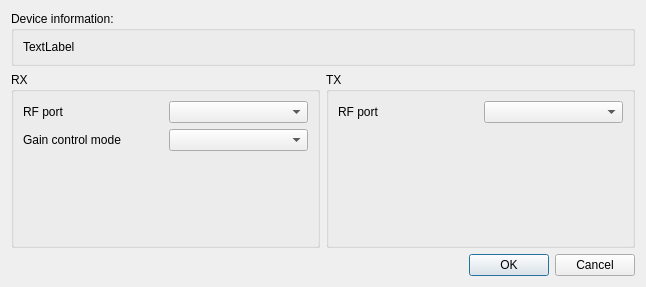
<?xml version="1.0" encoding="UTF-8"?>
<ui version="4.0">
 <class>lime_sdr</class>
 <widget class="QDialog" name="lime_sdr">
  <property name="geometry">
   <rect>
    <x>0</x>
    <y>0</y>
    <width>646</width>
    <height>287</height>
   </rect>
  </property>
  <property name="windowTitle">
   <string>Dialog</string>
  </property>
  <layout class="QGridLayout" name="gridLayout">
   <item row="0" column="0" colspan="2">
    <widget class="QGroupBox" name="groupBox_info">
     <property name="locale">
      <locale language="English" country="UnitedStates"/>
     </property>
     <property name="title">
      <string>Device information:</string>
     </property>
     <layout class="QGridLayout" name="gridLayout_2">
      <item row="0" column="0">
       <widget class="QLabel" name="label_info">
        <property name="text">
         <string>TextLabel</string>
        </property>
       </widget>
      </item>
     </layout>
    </widget>
   </item>
   <item row="1" column="0">
    <widget class="QGroupBox" name="groupBox_input">
     <property name="title">
      <string>RX</string>
     </property>
     <layout class="QGridLayout" name="gridLayout_3">
      <item row="0" column="1">
       <widget class="QComboBox" name="comboBox_rx_rf_port">
        <property name="editable">
         <bool>false</bool>
        </property>
        <property name="maxVisibleItems">
         <number>14</number>
        </property>
       </widget>
      </item>
      <item row="1" column="0">
       <widget class="QLabel" name="label_rx_gain_control_mode">
        <property name="text">
         <string>Gain control mode</string>
        </property>
       </widget>
      </item>
      <item row="2" column="0">
       <spacer name="verticalSpacer">
        <property name="orientation">
         <enum>Qt::Vertical</enum>
        </property>
        <property name="sizeHint" stdset="0">
         <size>
          <width>20</width>
          <height>40</height>
         </size>
        </property>
       </spacer>
      </item>
      <item row="1" column="1">
       <widget class="QComboBox" name="comboBox_rx_gain_control_mode"/>
      </item>
      <item row="0" column="0">
       <widget class="QLabel" name="label_rx_rf_port">
        <property name="text">
         <string>RF port</string>
        </property>
       </widget>
      </item>
     </layout>
    </widget>
   </item>
   <item row="1" column="1">
    <widget class="QGroupBox" name="groupBox_output">
     <property name="title">
      <string>TX</string>
     </property>
     <layout class="QGridLayout" name="gridLayout_4">
      <item row="0" column="0">
       <widget class="QLabel" name="label_tx_rf_port">
        <property name="text">
         <string>RF port</string>
        </property>
       </widget>
      </item>
      <item row="0" column="1">
       <widget class="QComboBox" name="comboBox_tx_rf_port"/>
      </item>
      <item row="1" column="0">
       <spacer name="verticalSpacer_2">
        <property name="orientation">
         <enum>Qt::Vertical</enum>
        </property>
        <property name="sizeHint" stdset="0">
         <size>
          <width>20</width>
          <height>40</height>
         </size>
        </property>
       </spacer>
      </item>
     </layout>
    </widget>
   </item>
   <item row="2" column="0">
    <spacer name="horizontalSpacer">
     <property name="orientation">
      <enum>Qt::Horizontal</enum>
     </property>
     <property name="sizeHint" stdset="0">
      <size>
       <width>281</width>
       <height>20</height>
      </size>
     </property>
    </spacer>
   </item>
   <item row="2" column="1">
    <widget class="QDialogButtonBox" name="buttonBox">
     <property name="orientation">
      <enum>Qt::Horizontal</enum>
     </property>
     <property name="standardButtons">
      <set>QDialogButtonBox::Cancel|QDialogButtonBox::Ok</set>
     </property>
    </widget>
   </item>
  </layout>
 </widget>
 <resources/>
 <connections>
  <connection>
   <sender>buttonBox</sender>
   <signal>accepted()</signal>
   <receiver>lime_sdr</receiver>
   <slot>accept()</slot>
   <hints>
    <hint type="sourcelabel">
     <x>305</x>
     <y>275</y>
    </hint>
    <hint type="destinationlabel">
     <x>199</x>
     <y>149</y>
    </hint>
   </hints>
  </connection>
  <connection>
   <sender>buttonBox</sender>
   <signal>rejected()</signal>
   <receiver>lime_sdr</receiver>
   <slot>reject()</slot>
   <hints>
    <hint type="sourcelabel">
     <x>305</x>
     <y>275</y>
    </hint>
    <hint type="destinationlabel">
     <x>199</x>
     <y>149</y>
    </hint>
   </hints>
  </connection>
 </connections>
</ui>
